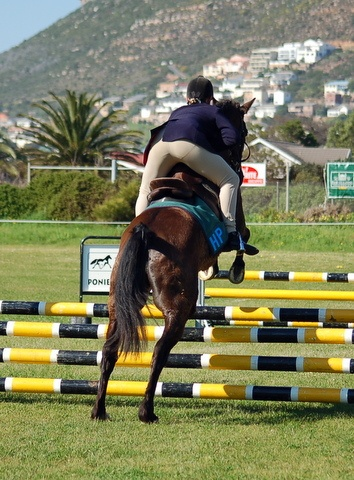
//> input picture LW02_ImageProcessing/Sample_calcHist/image0.jpg, 354 x 480 px
$ ./Laplacian ../Sample_calcHist/image0.jpg   (built with g++ and OpenCV 4)
//> lines starting //> are read from the running program, lines starting //| are printed output that depends on the picture
#include <stdio.h>
#include <opencv2/opencv.hpp>

using namespace cv;

const char helper[] =
    "Sample_Laplacian.exe  <img_file>\n\
    \t<img_file> - image file name\n";

int main(int argc, char* argv[])
{
    const char *initialWinName = "Initial Image",
               *laplacianWinName = "Laplacian";
    Mat img, grayImg, laplacianImg, laplacianImgAbs;
    int ddepth = CV_16S;
    if (argc < 2)
    {
        printf("%s", helper);
        return 1;
    }
    // загрузка изображения
    img = imread(argv[1], 1);
//> img is the input picture: 480 rows x 354 cols, CV_8UC3; mean B, G, R 91.5, 125.8, 124.3
    // удаление шумов с помощью фильтра Гаусса
    GaussianBlur(img, img, Size(3,3), 0, 0, BORDER_DEFAULT);
    // преобразование в оттенки серого
    cvtColor(img, grayImg, CV_RGB2GRAY);
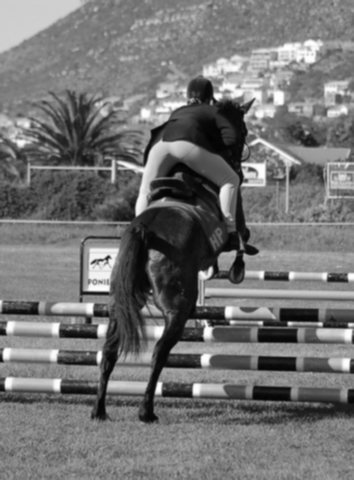
//> grayImg: 480 rows x 354 cols, CV_8UC1; min 2, max 254, mean 115.4
    // применение оператора Лапласа
    Laplacian(grayImg, laplacianImg, ddepth);
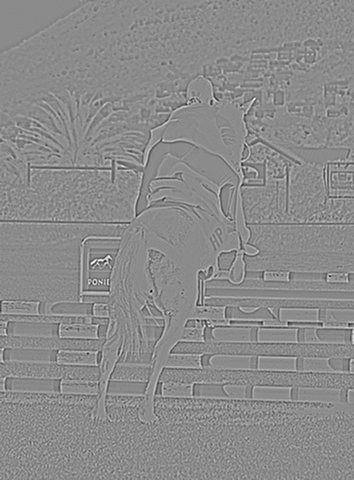
//> laplacianImg: 480 rows x 354 cols, CV_16SC1; min -167, max 139, mean 0; drawn with min black and max white
    convertScaleAbs(laplacianImg, laplacianImgAbs);
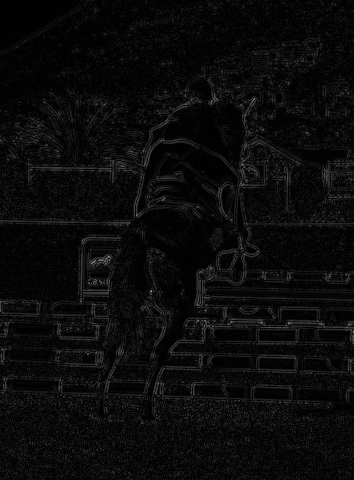
//> laplacianImgAbs: 480 rows x 354 cols, CV_8UC1; min 0, max 167, mean 10.8

    // отображение результата
    namedWindow(initialWinName, CV_WINDOW_AUTOSIZE);
    namedWindow(laplacianWinName, CV_WINDOW_AUTOSIZE);
    imshow(initialWinName, img);
    imshow(laplacianWinName, laplacianImgAbs);
    waitKey();

     // закрытие окон
    destroyAllWindows();
    // осовобождение памяти
    img.release();
    grayImg.release();
    laplacianImg.release();
    laplacianImgAbs.release();
    return 0;
}
